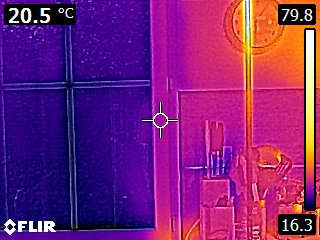
#> input picture tige4.jpg, 320 x 240 px
$ python camera.py
#> lines starting #> are read from the running program, lines starting #| are printed output that depends on the picture
# -*- coding: utf-8 -*-
"""
Created on Thu Nov  5 11:44:16 2020

@author: User
"""

import numpy as np
from PIL import Image
import matplotlib.pyplot  as plt
from scipy.optimize import curve_fit

"""fonction 1 : etalon --> donne a,b de T=a*val_pixe +b"""
im=Image.open("tige4.jpg")
#> im is the input picture: PIL image 320x240 RGB; mean R, G, B 123.4, 32.1, 119.7
tab=np.array(im,dtype="float")
def etalon (tab,Tmin,Tmax):
    etalon=tab[30:208,310]
    n,m=np.shape((etalon))
    moy=np.zeros((n))
    for i in range (n):
        moy[i]=np.mean(etalon[i,:])
    a=(Tmax-Tmin)/(moy[0]-moy[n-1])
    b=Tmax-a*moy[0]
    return a,b


"""fonction2 : extraction ---> renvoie un sous tableau des val moy des pixels associé à un objet fin vertical"""
def extraction (tab,ligne_debut,ligne_fin,colonne_debut,colonne_fin):
    sous_tab=tab[ligne_debut:ligne_fin,colonne_debut:colonne_fin]
    n,m,l=np.shape(sous_tab)
    tab_moy=np.zeros((n),dtype="float")
    for i in range(n):
        tab_moy[i]=np.mean(sous_tab[i])
    return tab_moy


"""fonction3 : conversion --->conversion d'une valeur moyenne de pixel en temperature"""
def convesrion_T (tab_moy,a,b):
    n=len(tab_moy)
    tempe=np.zeros(n,dtype="float")
    for i in range(n):
        tempe[i] = a*tab_moy[i]+b
    return tempe

"""fonction4 : conversion --->conversion pixel/distance"""
def convesrion_z (tab_moy,L):
    n=len(tab_moy)
    z=np.zeros(n)
    for i in range(n):
        z[i]=i*L/(n-1)
    return z

"""fonction 5 : tracé de T(z)"""

def Regression_MC(X,Y,u_Y):
    def f(X,a,b,tau):#on introduit ici tous les paramètres d'ajustement de la fonction de régression
        return a+b*np.exp(-X/tau)#on donne ici l'expression de la fonction de régression
    N=5#nombre de fois que la Methode de Monté Carlo est réalisée
    tab_a=np.zeros((N))
    tab_b=np.zeros((N))
    tab_tau=np.zeros((N))
    for i in range (N):#Méthode de Monté Carlo
        Y_new=np.random.normal(Y,u_Y)
        popt,pcov=curve_fit(f,X,Y_new,sigma=u_Y)#détermination des paramètres d'ajustement par la méthode des moindres carrés
        a=popt[0]
        b=popt[1]
        tau=popt[2]
        tab_a[i]=a
        tab_b[i]=b
        tab_tau[i]=tau
    a=np.mean(tab_a)#valeur moyenne des diiférents paramètres d'ajustement
    b=np.mean(tab_b)
    tau=np.mean(tab_tau)
    u_a=np.std(tab_a)#incertitude-type des différents paramètres d'ajustement.
    u_b=np.std(tab_b)
    u_tau=np.std(tab_tau)
    x=np.linspace(np.min(X),np.max(X),1000)
    y=f(x,a,b,tau)#expression de la droite de régression
    plt.errorbar(X,Y,yerr=u_Y,linestyle="",marker='o',label="points expérimentaux")#points exp + barres d'erreur
    plt.plot(x,y,label="T=a+b*np.exp(-z/$\delta$) \n\
    a = ({0:.1f} +/- {1:.1f}) °C\n\
    b = ({2:.1f} +/- {3:.1f}) °C\n\
    ($\delta$ = {4:.3f} +/- {5:.3f})m".format(a,u_a,b,u_b,tau,u_tau))
    plt.grid(True)
    plt.xlabel("z(m)")
    plt.ylabel("temperature(°C)")
    plt.title("regression")
    plt.legend()
    plt.show()


tab_moy = extraction(tab,10,238,247,248)
#> in extraction, `sous_tab=tab[ligne_debut:ligne_fin,colonne_debut:colonne_fin]`: sous_tab = 228 rows, first 8: [249, 239, 248], [255, 251, 255], [255, 247, 252], [242, 236, 240], [255, 251, 252], [255, 254, 255], [243, 244, 246], [243, 244, 248]
#> after the loop in extraction, `for i in range(n):`: tab_moy = 228 values, max 255 at index 17, min 63.67 at index 219, mean 120.4
a,b=etalon(tab,18.4,60.2)
#> in etalon, `etalon=tab[30:208,310]`: etalon = 178 rows, first 8: [251, 255, 237], [250, 255, 228], [254, 255, 244], [252, 255, 250], [252, 255, 250], [252, 255, 250], [251, 255, 249], [251, 255, 249]
#> after the loop in etalon, `for i in range (n):`: moy = 178 values, max 252.3 at index 3, min 11.67 at index 177, mean 181.8
#> in etalon, `a=(Tmax-Tmin)/(moy[0]-moy[n-1])`: a = 0.177
#> in etalon, `b=Tmax-a*moy[0]`: b = 16.33
#> a = 0.177; b = 16.33
tab_T = convesrion_T(tab_moy,a,b)
#> in convesrion_T, `n=len(tab_moy)`: n = 228
#> after the loop in convesrion_T, `for i in range(n):`: tempe = 228 values, max 61.5 at index 17, min 27.61 at index 219, mean 37.66
#> tab_T has the same summary as tempe in convesrion_T
tab_z=convesrion_z(tab_moy,0.75)
#> in convesrion_z, `n=len(tab_moy)`: n = 228
#> after the loop in convesrion_z, `for i in range(n):`: z = 228 values from 0 to 0.75
#> tab_z = 228 values from 0 to 0.75
tab_uT=np.ones(len(tab_T))
#> tab_uT = 228 values from 1 to 1
Regression_MC(tab_z,tab_T,tab_uT)
#> the loop in Regression_MC, `for i in range (N):#Méthode de Monté Carlo` made 5 passes
#> (a, b, tau) on passes 1 to 5: (31.85, 36.11, 0.121), (31.65, 35.12, 0.125), (31.53, 35.28, 0.126), (31.64, 35.35, 0.125), (31.76, 35.47, 0.127)
#> after the loop in Regression_MC, `for i in range (N):#Méthode de Monté Carlo`: tab_a = [31.85, 31.65, 31.53, 31.64, 31.76]; tab_b = [36.11, 35.12, 35.28, 35.35, 35.47]; tab_tau = [0.121, 0.125, 0.126, 0.125, 0.127]
#> in Regression_MC, `a=np.mean(tab_a)#valeur moyenne des diiférents paramètres d'ajustement`: a = 31.69
#> in Regression_MC, `tau=np.mean(tab_tau)`: tau = 0.125
#> in Regression_MC, `u_a=np.std(tab_a)#incertitude-type des différents paramètres d'ajustem..`: u_a = 0.111
#> in Regression_MC, `u_b=np.std(tab_b)`: u_b = 0.343
#> in Regression_MC, `u_tau=np.std(tab_tau)`: u_tau = 0.00204
#> in Regression_MC, `y=f(x,a,b,tau)#expression de la droite de régression`: y = 1000 values, max 67.15 at index 0, min 31.77 at index 999, mean 37.59
#> in Regression_MC, `plt.show()`:
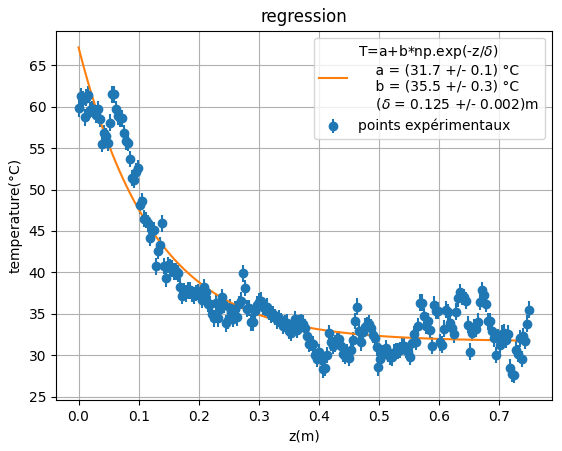
#> figure drawn by matplotlib, 1 panel; curve peaks at x = 0.0562, y = 61.5; curve peaks at x = 0, y = 67.15
